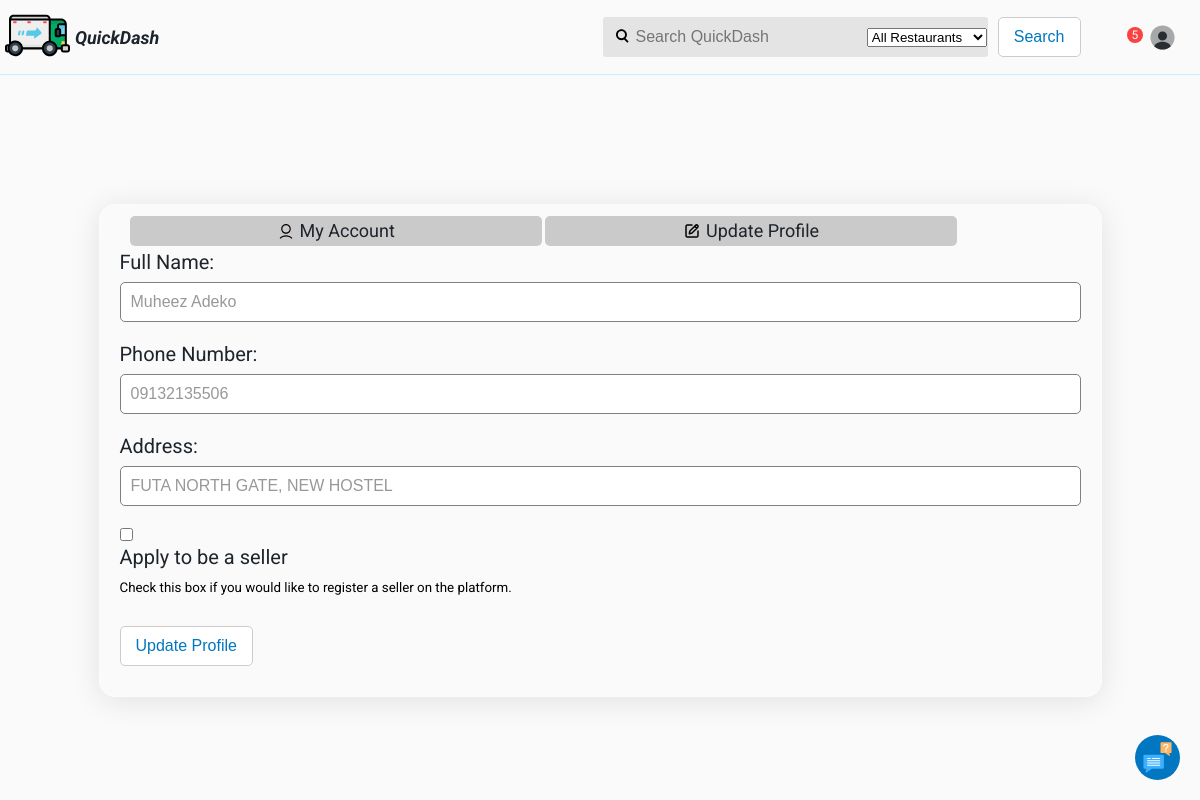
The page /update-profile/ (signed in) on the database as committed earlier.
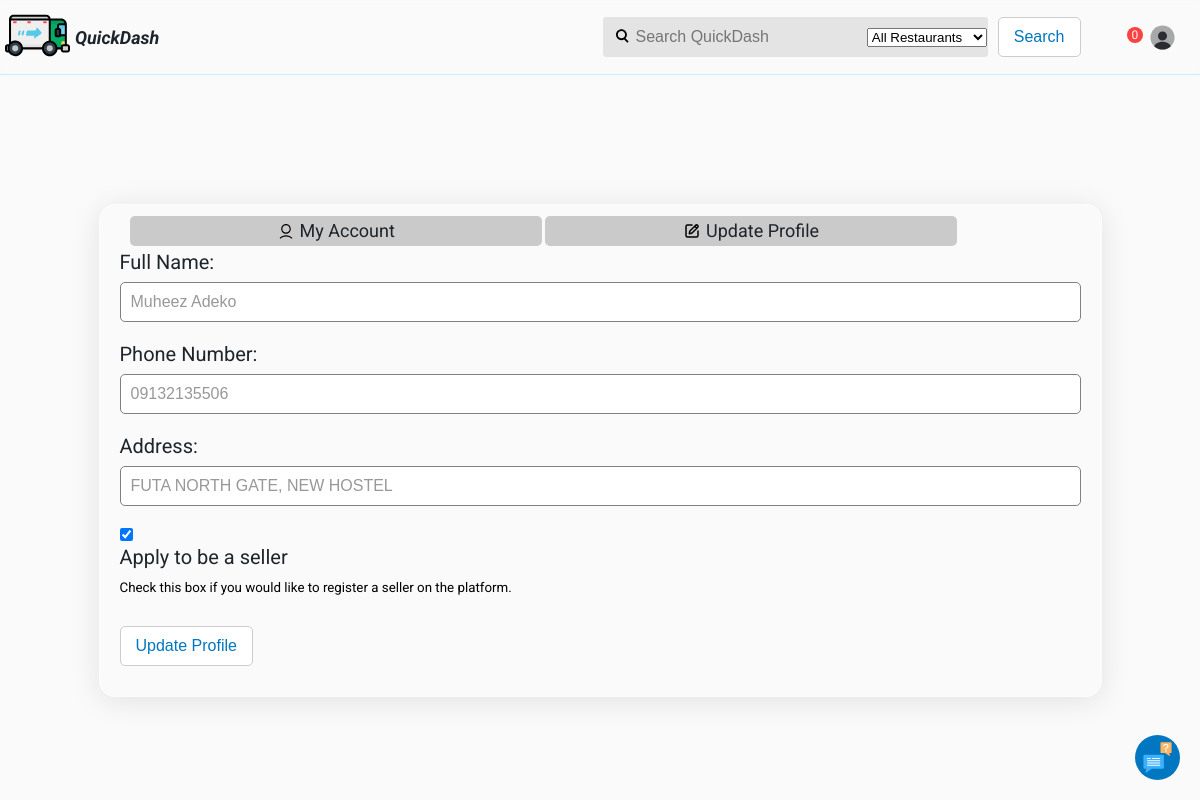
The same page on the database as committed later.
### users/models.py (models this page shows, shortened)
class Profile(models.Model):
    user = models.ForeignKey(User, on_delete=models.CASCADE)
    fullname = models.CharField(max_length=150)
    phone_number = models.CharField(max_length=15, blank=True, null=True)
    address = models.CharField(max_length=150, blank=True, null=True)
    verification_code = models.UUIDField(default=uuid.uuid4, editable=False)
    is_seller = models.BooleanField(default=False)
    is_verified = models.BooleanField(default=False)
    created_at = models.DateTimeField(auto_now_add=True) # Track when the profile was created

### users/views.py (the view)
# urls.py: path('update-profile/', views.update_profile, name='update_profile')
@login_required(login_url='login')
def update_profile(request):
    profile = get_object_or_404(Profile, user=request.user)
    if request.method == 'POST':
        form = ProfileUpdateForm(request.POST, instance=profile)
        if form.is_valid():
            form.save()
            messages.success(request, "Profile updates successfully.")
            return redirect('profile')
    else:
        form = ProfileUpdateForm(instance=profile)
    return render(request, 'users/update-profile.html', {'form': form})

### users/forms.py
class ProfileUpdateForm(forms.ModelForm):
    class Meta:
        model = Profile
        fields = ['fullname', 'phone_number', 'address', 'is_seller']
        labels = {
            'fullname': 'Full Name',
            'phone_number': 'Phone Number',
            'address': 'Address',
            'is_seller': 'Apply to be a seller',
        }
        help_texts = {
            'is_seller': 'Check this box if you would like to register a seller on the platform.'
        }
        widgets = {
            'fullname': forms.TextInput(attrs={'class': 'profile-input'}),
            'phone_number': forms.TextInput(attrs={'class': 'profile-input'}),
            'address': forms.TextInput(attrs={'class': 'profile-input'}),
            'is_seller': forms.CheckboxInput(attrs={'class': 'form-check-input'},)
        }

### orders/context_processors.py (called while the page is built)
def cart_item_count(request):
    total_items = 0
    if request.user.is_authenticated:
        total_items = CartItem.objects.filter(user=request.user).aggregate(total=Sum('quantity'))['total'] or 0
    return {'total_items': total_items}

### users/templates/users/update-profile.html (shortened to what this page needs)
{% extends 'core/main.html' %}
{% load static %}
{% block content %}
<head>
    <link rel="stylesheet" href="{% static 'css/profile.css' %}">
</head>
<body class="flxcent">
    <div class="account-details flx">
        <form class="profile-form" action="" method="POST">
            <div class="links flx">
                <a href="{% url 'profile' %}" class="link account flxcent">
                    <img src="{% static 'images/account-head.svg' %}" alt="" class="link-icon">
                    My Account
                </a>
                <a href="{% url 'update_profile' %}" class="link edit flxcent">
                    <img src="{% static 'images/edit.svg' %}" alt="" class="link-icon">
                    Update Profile
                </a>
            </div>
            <div class="profile-det">
                {{ form.fullname.label_tag }}
                {{ form.fullname }}
            </div>
            <div class="profile-det">
                {{ form.phone_number.label_tag }}
                {{ form.phone_number }}
            </div>
            <div class="profile-det">
                {{ form.address.label_tag }}
                {{ form.address }}
            </div>
            <div class="profile-det">
                {{ form.is_seller }}
                <label for="id_is_seller" class="form-check-label">{{ form.is_seller.label }}</label>
                <small class="form-text text-muted">{{ form.is_seller.help_text }}</small>
            </div>
            <button class="btn profile-btn" type="submit">Update Profile</button>
        </form>
    </div>
</body>
{% endblock %}

### core/templates/core/main.html (shortened to what this page needs)
{% load static %}
<!DOCTYPE html>
<html lang="en">
<head>
    <link rel="stylesheet" href="{% static 'css/header.css' %}">
    <link rel="stylesheet" href="{% static 'css/general.css' %}">
    <link rel="stylesheet" href="{% static 'css/card.css' %}">
    <link rel="stylesheet" href="{% static 'css/navbar.css' %}">
    <link rel="stylesheet" href="{% static 'css/featured-dishes.css' %}">
    <link rel="stylesheet" href="{% static 'css/button.css' %}">
</head>
<body>
     <header class="flx">
        <div class="left-section flx">
            <a href="{% url 'home' %}">
                <div class="logo-container">
                    <img src="{% static 'images/logo.svg' %}" alt="" class="logo">
                </div>
                <div class="name">QuickDash</div>
            </a>
        </div>
        <div class="right-section flxcent">
            <form action="{% url 'home' %}" method="GET" class="search-form flx">
                <div class="search flxcent">
                    <span class="search-icon-container flxcent">
                        <button><img src="{% static 'images/search-icon.svg' %}" alt="Search Icon" class="search-icon"></button>
                    </span>
                    <input type="text" id="search-bar" class="search-bar" name="q" value="{{ query }}" placeholder="Search QuickDash" autocomplete="off">
                        <select name="restaurant" id="" class="filter-select">
                            <option value="">All Restaurants</option>
                          </select>
                </div>
                <button type="submit" class="btn">Search</button>
            </form>
            <div class="profile-cart-container flxcent">
                <div class="cart-container flxcent">
                    {% if request.user.is_authenticated %}
                    <span class="numc flxcent">{{ total_items }}</span>
                    {% endif %}
                </div>
                    <div class="profile-container flxcent">
                        <a href="{% url 'profile' %}">
                            <img src="{% static 'images/profile-circle.svg' %}" alt="" class="profile">
                        </a>
                    </div>
            </div>
        </div>
    </header>
    <div class="help-icon-container">
        <a href="{% url 'contact' %}">
            <img src="{% static 'images/help.svg' %}" alt="" class="help-icon">
        </a>
      </div>
      {% block content %}
      {% endblock %}
</body>
</html>

### static/css/header.css (style rules this page uses)
header { align-items: center; justify-content: space-between; height: 75px; border-bottom: 1px solid #C7EEFF; position: fixed; padding-left: 5px; top: 0; left: 0; right: 0; margin-bottom: 10px; z-index: 100; backdrop-filter: blur(5px); -webkit-backdrop-filter: blur(5px); }
.left-section { align-items: center; justify-content: space-between; }
.logo-container { width: 65px; margin-right: 5px; }
.logo { width: 100%; }
.name { font-weight: 700; font-style: italic; font-size: 18px; color: #1D242B; }
a { text-decoration: none; display: flex; justify-content: center; align-items: center; -webkit-tap-highlight-color: transparent; }
.right-section { width: 50%; }
.search-form { flex: 4; }
.search { background-color: rgb(228, 228, 228); height: 40px; border-radius: 3px; position: relative; flex: 3; margin-right: 10px; }
.search-icon-container { width: 45px; height: 33px; border-radius: 3px; position: absolute; left: 0; }
.search-icon { width: 18px; border-radius: 3px; }
.search-bar { padding-left: 33px; height: 33px; background-color: rgb(228, 228, 228); border: none; flex: 1; outline: none; font-size: 16px; }
.filter-select { width: 120px; margin-right: 1px; }
.profile-cart-container { flex: 1; }
.cart-container { position: relative; }
.cart, .profile { width: 29px; }
.profile { margin-left:15px; }

### static/css/general.css (style rules this page uses)
body { background-color: #FAFAFA; font-family: "Roboto", sans-serif; margin: 0; padding: 5px; padding-top: 85px; }
button { padding: 0; margin: 0; border: 0; background-color: rgb(228, 228, 228); border-radius: 3px; }
.flxcent { display: flex; justify-content: center; align-items: center; }
.numc { position: absolute; top: -10px; right: -10px; font-size: 12px; background-color: rgb(250, 66, 66); color: #FAFAFA; padding: 5px; height: 10px; width: 10px; border-radius: 10px; }
.flx { display: flex; }

### static/css/navbar.css (style rules this page uses)
.help-icon-container { padding: 2px; width: 45px; height: 45px; position: fixed; bottom: 20px; right: 20px; background-color: #0077C0; border-radius: 50%; }
.help-icon { width: 100%; }

### static/css/button.css (style rules this page uses)
.btn { padding: 10px 15px; text-decoration: none; color: #0077c0; font-size: 16px; border: 1px solid #ccc; border-radius: 5px; background-color: white; transition: background-color 0.3s, color 0.3s; white-space: nowrap; }

### static/css/profile.css (style rules this page uses)
* { margin: 0; padding: 0; box-sizing: border-box; }
body { min-height: 100vh; width: 100%; padding: 0 10px; }
.numc { padding: 8px; }
.account-details { margin-top: 100px; padding-top: 100px; z-index: 100; width: 85%; position: relative; height: 60%; align-self: center; flex-direction: column; align-items: flex-start; justify-content: space-between; box-shadow: 0px 1px 4px rgba(0, 0, 0, 0.16); border-radius: 3px; padding: 20px; background-color: #FAFAFA; background: #FAFAFA; border-radius: 16px; box-shadow: 0 4px 30px rgba(0, 0, 0, 0.1); border: 1px solid rgba(255, 255, 255, 0.3); }
.profile-form { width: 100%; padding-top: 25px; }
.profile-det { margin-bottom: 20px; width: 100%; }
label { font-size: 20px; font-weight: 400; color: #1D242B; display: block; margin-bottom: 8px; }
.profile-input { width: 100%; height: 40px; font-size: 16px; color: #979897; font-weight: 300; padding-left: 10px; border: none; border-radius: 5px; }
.links { padding: 10px; position: absolute; width: 95%; justify-content: space-between; top: 1px; font-size: 18px; }
.link-icon { width: 18px; margin-right: 5px; }
.link { background-color: #cacaca; width: 100%; height: 30px; border-radius: 5px; color: #1D242B; margin-right: 3px; transition: background-color 0.5s; }
.logout-btn, .profile-btn { margin: 10px auto; }
.links { width: 85%; justify-self: center; align-self: center; overflow-x: auto; -webkit-overflow-scrolling: touch; white-space: nowrap; }

Rows that differ between the two databases and show on the page:
changed Profile "Muheez Adeko": is_seller "☐" → "☑"
Other text that changed with them:
{{ total_items }}: "5" → "0"
